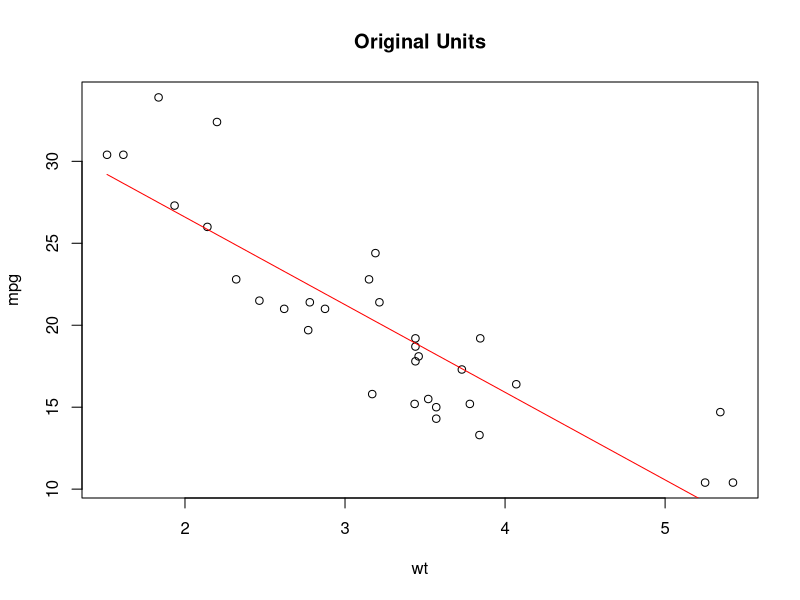
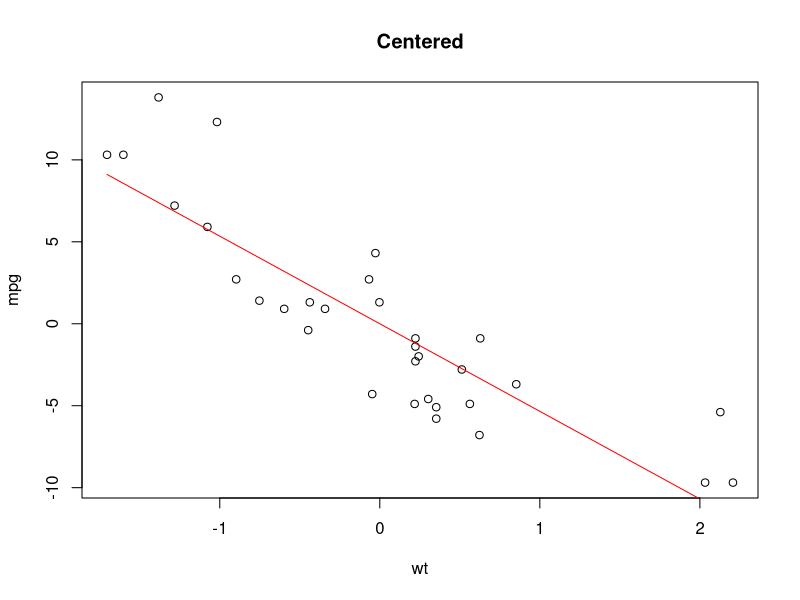
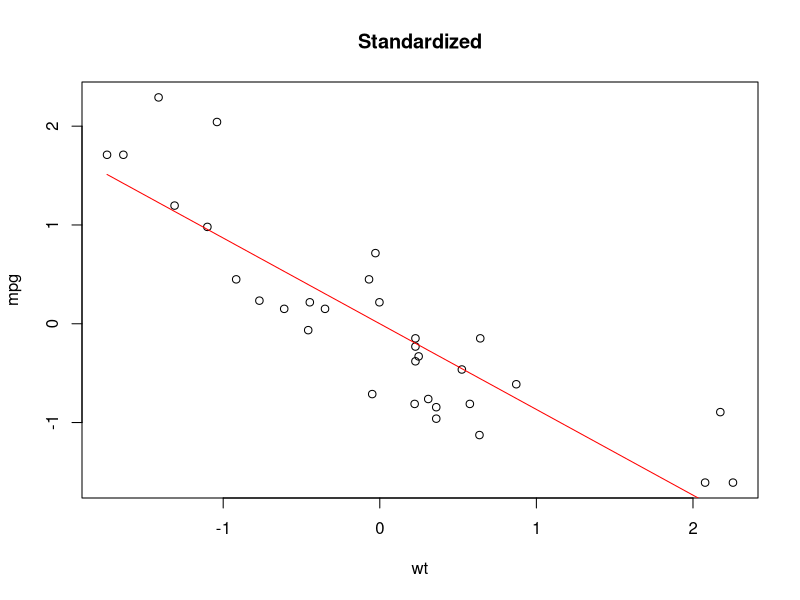
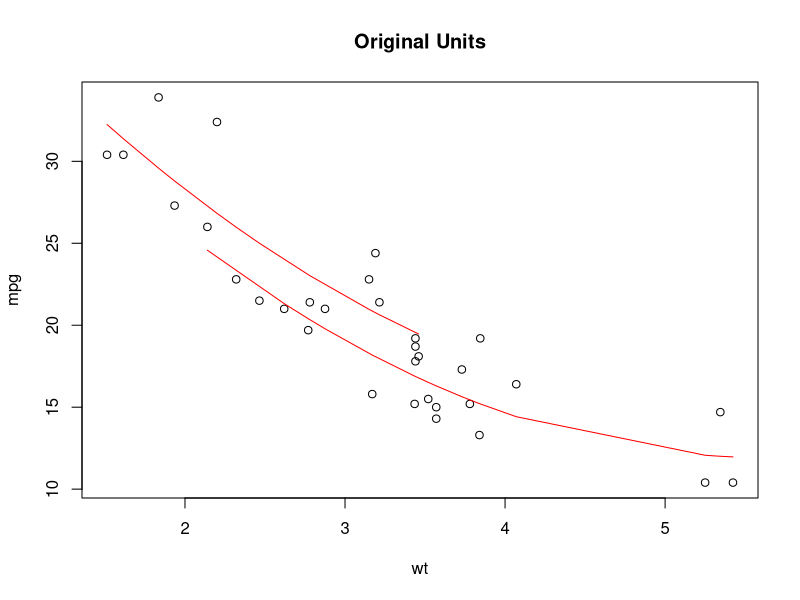
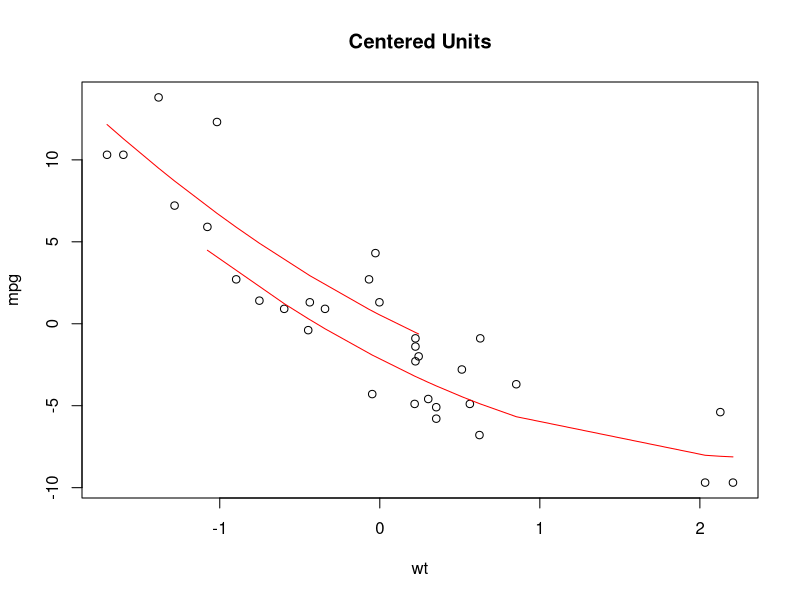
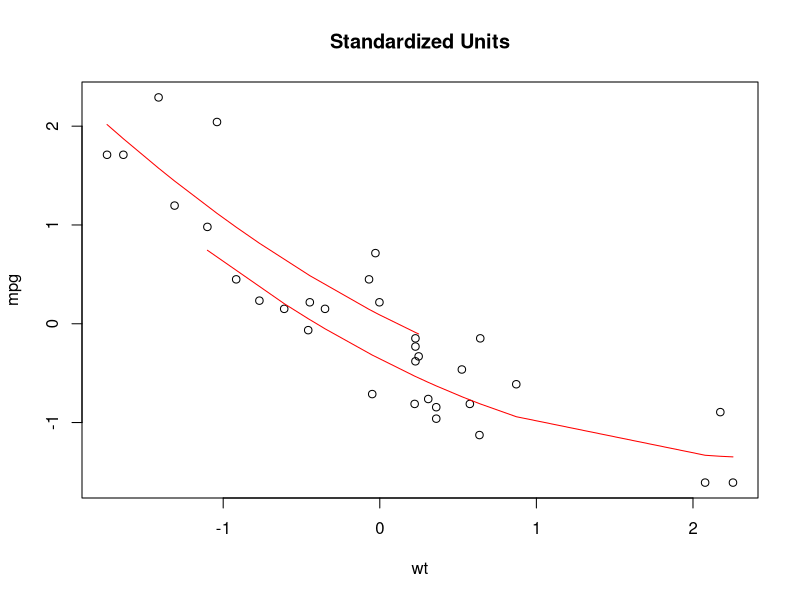

Generate these figures, in order, with R:
reset.data <- function() {
  mtcars <- datasets::mtcars
  mtcars <- mtcars[order(mtcars$wt),]
  mtcars
}

mtcars <- reset.data()

onevar <- lm(mpg~wt, data=mtcars)
mtcars$yhat <- predict(onevar)

plot(mpg ~ wt, data=mtcars, main="Original Units")
points(yhat ~ wt, data=mtcars, type="l", col="red")

mtcars$wt <- mtcars$wt - mean(mtcars$wt)
mtcars$mpg <- mtcars$mpg - mean(mtcars$mpg)

centered <- lm(mpg~wt, data=mtcars)
mtcars$yhat <- predict(centered)

plot(mpg ~ wt, data=mtcars, main="Centered")
points(yhat ~ wt, data=mtcars, type="l", col="red")

mtcars$wt <- mtcars$wt/sd(mtcars$wt)
mtcars$mpg <- mtcars$mpg/sd(mtcars$mpg)

stdized <- lm(mpg~wt, data=mtcars)
mtcars$yhat <- predict(stdized)

plot(mpg ~ wt, data=mtcars, main="Standardized")
points(yhat ~ wt, data=mtcars, type="l", col="red")

coeftbl <- cbind(coef(onevar),coef(centered),coef(stdized))
colnames(coeftbl) <- c("Original", "Centered", "Standardized")
zapsmall(coeftbl, digits=3)

###############
mtcars <- reset.data()

polymodel <- (lm(mpg~(wt+I(wt^2)) + vs, data=mtcars))
summary(polymodel)
mtcars$yhat <- predict(polymodel)

plot(mpg ~ wt, data=mtcars, main="Original Units")
points(yhat ~ wt, data=mtcars[mtcars$vs==0,], type="l", col="red")
points(yhat ~ wt, data=mtcars[mtcars$vs==1,], type="l", col="red")

mtcars$wt <- mtcars$wt - mean(mtcars$wt)
mtcars$mpg <- mtcars$mpg - mean(mtcars$mpg)
centeredmodel <- (lm(mpg~(wt+I(wt^2)) + vs, data=mtcars))
mtcars$yhat <- predict(centeredmodel)

plot(mpg ~ wt, data=mtcars, main="Centered Units")
points(yhat ~ wt, data=mtcars[mtcars$vs==0,], type="l", col="red")
points(yhat ~ wt, data=mtcars[mtcars$vs==1,], type="l", col="red")

mtcars$wt <- mtcars$wt/sd(mtcars$wt)
mtcars$mpg <- mtcars$mpg/sd(mtcars$mpg)
stdmodel <- (lm(mpg~(wt+I(wt^2)) + vs, data=mtcars))
mtcars$yhat <- predict(stdmodel)

plot(mpg ~ wt, data=mtcars, main="Standardized Units")
points(yhat ~ wt, data=mtcars[mtcars$vs==0,], type="l", col="red")
points(yhat ~ wt, data=mtcars[mtcars$vs==1,], type="l", col="red")

coeftblp <- cbind(coef(polymodel),coef(centeredmodel),coef(stdmodel))
colnames(coeftblp) <- c("Original", "Centered", "Standardized")
zapsmall(coeftblp, digits=3)
